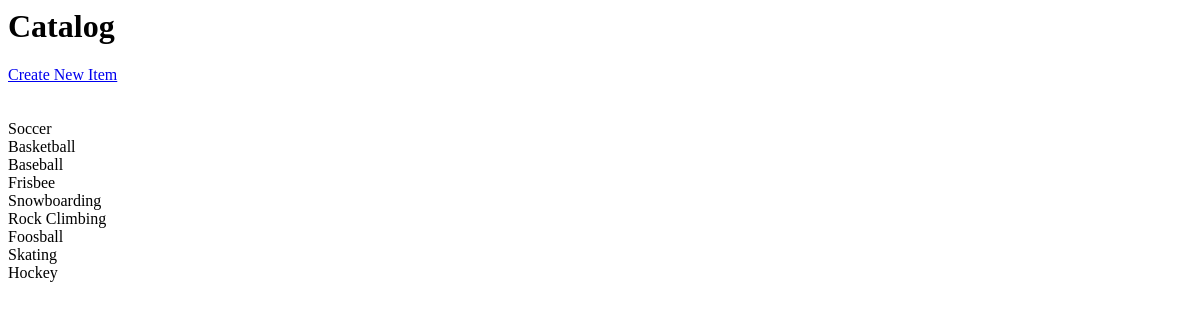
The app's page /catalog, older data.
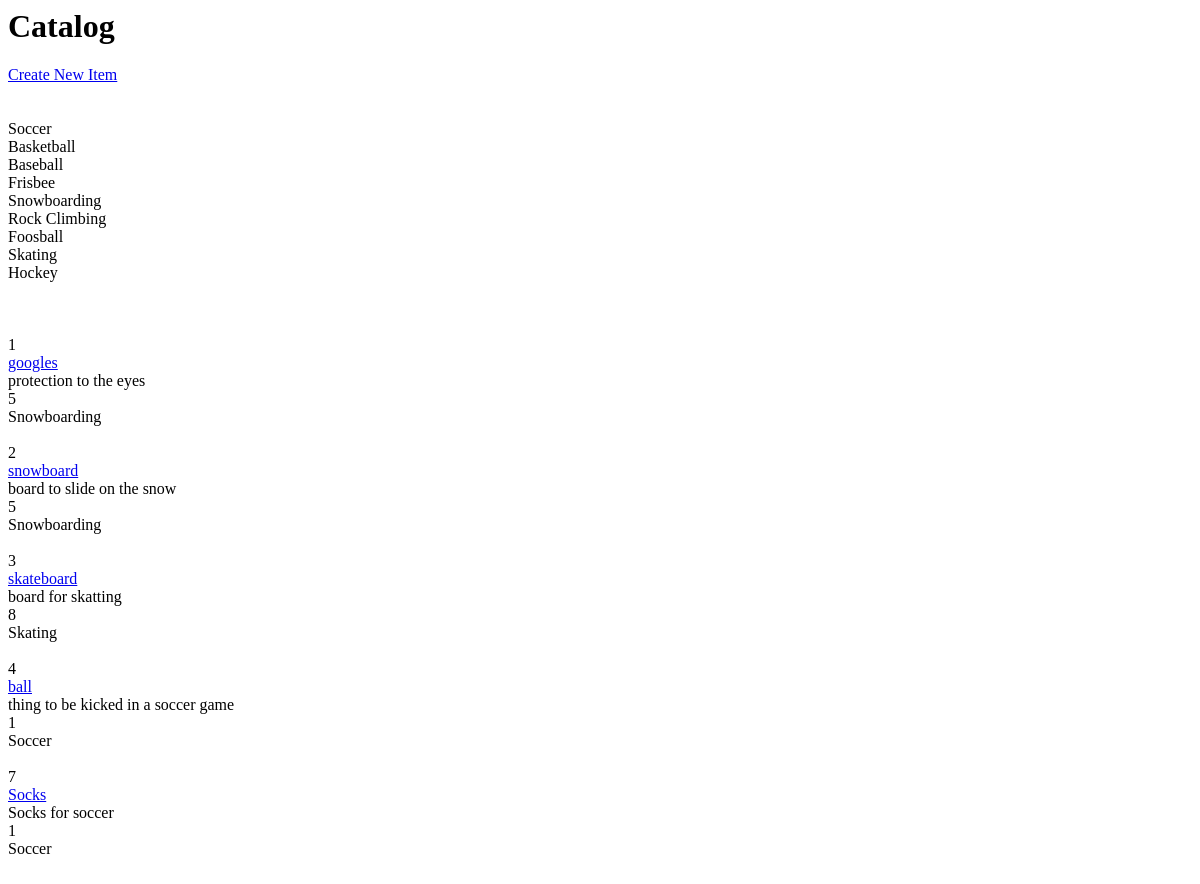
The same page, newer data.
### models.py (models this page shows, shortened)
class Category(Base):
    __tablename__ = 'category'
    id = Column(Integer, primary_key=True)
    name = Column(String, nullable=False)

class Item(Base):
    __tablename__ = 'item'
    id = Column(Integer, primary_key=True)
    title = Column(String, nullable=False)
    description = Column(String)
    cat_id = Column(Integer, ForeignKey('category.id'))
    category = relationship(Category)

### catalogApp.py (the view)
@app.route("/")
@app.route("/catalog")
def showCatalog():
    engine = create_engine('sqlite:///catalog.db')
    Base.metadata.bind = engine
    DBSession = sessionmaker(bind=engine)
    session = DBSession()
    categories = session.query(Category).all()
    items = session.query(Item).all()
    engine.dispose()
    return render_template('catalog.html', categories=categories, items=items)

### templates/catalog.html (shortened to what this page needs)
<html>
<head>
</head>
<body>
  <div class="header">
    <h1>Catalog</h1>
  </div>
  <a href="{{url_for('newItem')}}">Create New Item</a>
  {% for category in categories %}
  {{category.name}}
  {% endfor %}
  {% for item in items %}
  {{item.id}}
  <a href="{{url_for('showItem', category_id=item.cat_id, item_id=item.id)}}">{{item.title}}</a>
  {{item.description}}
  {{item.cat_id}}
  {{item.category.name}}
  {% endfor %}
</body>
</html>

Row changes from the older to the newer data that the page shows:
added Item: id "1", title "googles", description "protection to the eyes", cat_id "5", category.name "Snowboarding"
added Item: id "2", title "snowboard", description "board to slide on the snow", cat_id "5", category.name "Snowboarding"
added Item: id "3", title "skateboard", description "board for skatting", cat_id "8", category.name "Skating"
added Item: id "4", title "ball", description "thing to be kicked in a soccer game", cat_id "1", category.name "Soccer"
added Item: id "7", title "Socks", description "Socks for soccer", cat_id "1", category.name "Soccer"
